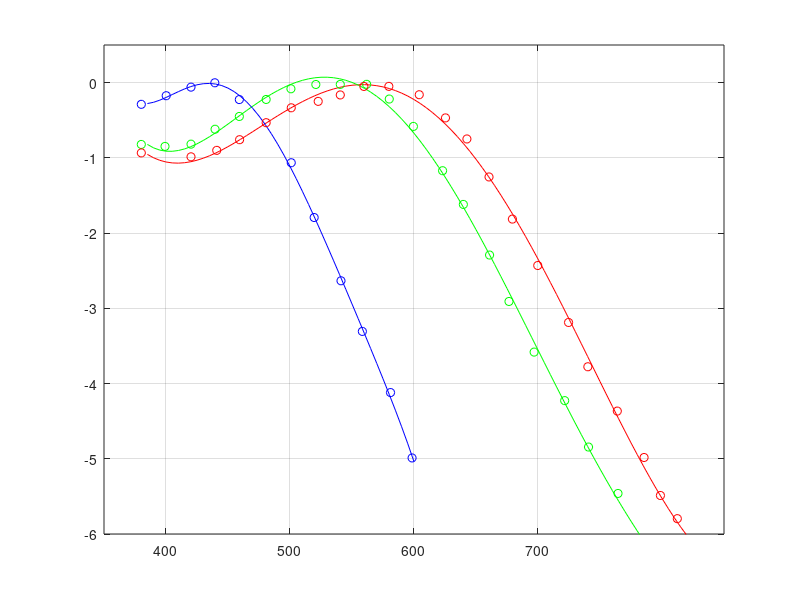

The MATLAB script that drew this image: (Note: this script raises an error after producing the figure.)
%
%	Plot of Baylor Schnapf data
%
%	This section is the plot.  Below is the code that
%	I used to make the data figure from the scanned image.
%
cd /wusr5/brian/book/03col/fig/subRecSpecSens
load baylor

waveL = 385:5:830;
waveM = 385:5:800;
waveS = 385:5:600;

cS = polyfit(blue(:,1),blue(:,2),5)
cM = polyfit(green(:,1),green(:,2),5)
cL = polyfit(red(:,1),red(:,2),5)
fitS = polyval(cS,waveS);
fitM = polyval(cM,waveM);
fitL = polyval(cL,waveL);
%
%	Don't worry about error messages ...
%
plot(waveL,fitL,'r-',waveM,fitM,'g-',waveS,fitS,'b-', ...
     blue(:,1),blue(:,2),'bo', ...
     green(:,1),green(:,2),'go', ...
     red(:,1),red(:,2),'ro')
set(gca,'xlim',[350 850],'ylim',[-6 0.5], ...
         'xtick',[400:100:700]);
grid on
print -dpsc -Pdeskjet

set(gca,'xlim',[350 850],'ylim',[-6 0.5], ...
         'xtick',[400:100:700],'xticklabels',[],'yticklabels',[])
grid on
print -deps rec.spec.sens.eps



%
%	Making the Baylor matlab data file from the scanned data.
%

cd /wusr5/brian/book/03col/fig/subRecSpecSens

load -ascii baylorConesData.dat
range = 1:11;
blueS = baylorConesData(1:11,2);
blueWN =baylorConesData(1:11,1);
blueWL = (1 ./ blueWN)*1000;
plot(blueWL,blueS)

range = 12:33;
greenS = baylorConesData(range,2);
greenWN =baylorConesData(range,1);
greenWL = (1 ./greenWN)*1000

plot(greenWL, greenS)

range = 34:56;
redS = baylorConesData(range,2);
redWN =baylorConesData(range,1);
redWL = (1 ./redWN)*1000

plot(redWL, redS)

plot(blueWL,blueS,'bo',greenWL,greenS,'go',redWL,redS,'ro')

blue = [blueWL, blueS];
green = [greenWL, greenS];
red = [redWL, redS];

save baylor red green blue



plot(waveL,fitL,'r-',waveM,fitM,'g-',waveS,fitS,'b-', ...
     blue(:,1),blue(:,2),'bo', ...
     green(:,1),green(:,2),'go', ...
     red(:,1),red(:,2),'r*')
